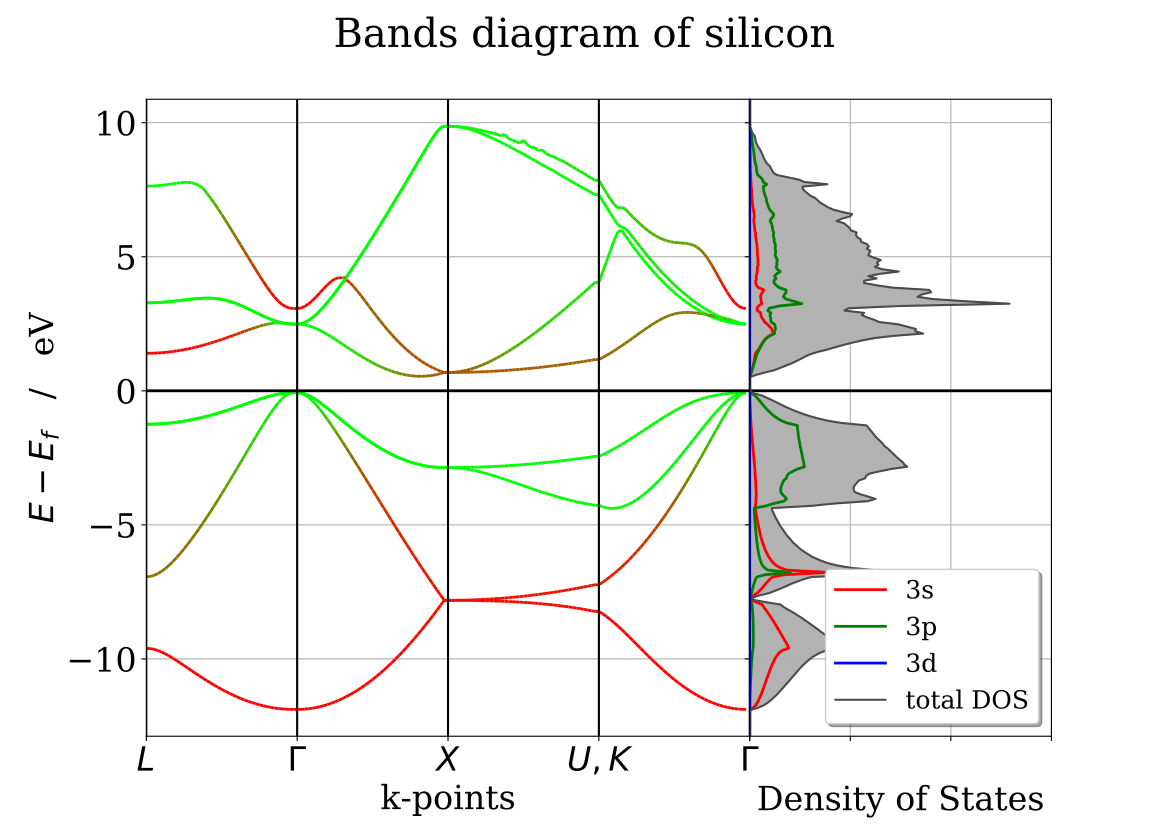

Python code for this plot:
#!/usr/bin/env python
# -*- coding=utf-8 -*-

import sys
import numpy as np

import matplotlib.pyplot as plt
from matplotlib.collections import LineCollection
from matplotlib.gridspec import GridSpec

from pymatgen.io.vasp.outputs import Vasprun
from pymatgen.electronic_structure.core import Spin, OrbitalType


def rgbline(ax, k, e, red, green, blue, alpha=1.):
    # creation of segments based on
    # http://nbviewer.ipython.org/urls/raw.github.com/dpsanders/matplotlib-examples/master/colorline.ipynb
    pts = np.array([k, e]).T.reshape(-1, 1, 2)
    seg = np.concatenate([pts[:-1], pts[1:]], axis=1)

    nseg = len(k) - 1
    r = [0.5 * (red[i] + red[i + 1]) for i in range(nseg)]
    g = [0.5 * (green[i] + green[i + 1]) for i in range(nseg)]
    b = [0.5 * (blue[i] + blue[i + 1]) for i in range(nseg)]
    a = np.ones(nseg, np.float) * alpha
    lc = LineCollection(seg, colors=list(zip(r, g, b, a)), linewidth=2)
    ax.add_collection(lc)

if __name__ == "__main__":
    # read data
    # ---------

    # kpoints labels
    labels = [r"$L$", r"$\Gamma$", r"$X$", r"$U,K$", r"$\Gamma$"]

    # density of states
    dosrun = Vasprun("./DOS/vasprun.xml")
    spd_dos = dosrun.complete_dos.get_spd_dos()

    # bands
    run = Vasprun("./Bandes/vasprun.xml", parse_projected_eigen=True)
    bands = run.get_band_structure("./Bandes/KPOINTS",
                                   line_mode=True,
                                   efermi=dosrun.efermi)

    # set up matplotlib plot
    # ----------------------

    # general options for plot
    font = {'family': 'serif', 'size': 24}
    plt.rc('font', **font)

    # set up 2 graph with aspec ration 2/1
    # plot 1: bands diagram
    # plot 2: Density of States
    gs = GridSpec(1, 2, width_ratios=[2, 1])
    fig = plt.figure(figsize=(11.69, 8.27))
    fig.suptitle("Bands diagram of silicon")
    ax1 = plt.subplot(gs[0])
    ax2 = plt.subplot(gs[1])  # , sharey=ax1)

    # set ylim for the plot
    # ---------------------
    emin = 1e100
    emax = -1e100
    for spin in bands.bands.keys():
        for b in range(bands.nb_bands):
            emin = min(emin, min(bands.bands[spin][b]))
            emax = max(emax, max(bands.bands[spin][b]))

    emin -= bands.efermi + 1
    emax -= bands.efermi - 1
    ax1.set_ylim(emin, emax)
    ax2.set_ylim(emin, emax)

    # Band Diagram
    # ------------
    name = "Si"
    pbands = bands.get_projections_on_elements_and_orbitals({name: ["s", "p", "d"]})

    # compute s, p, d normalized contributions
    contrib = np.zeros((bands.nb_bands, len(bands.kpoints), 3))
    for b in range(bands.nb_bands):
        for k in range(len(bands.kpoints)):
            sc = pbands[Spin.up][b][k][name]["s"]**2
            pc = pbands[Spin.up][b][k][name]["p"]**2
            dc = pbands[Spin.up][b][k][name]["d"]**2
            tot = sc + pc + dc
            if tot != 0.0:
                contrib[b, k, 0] = sc / tot
                contrib[b, k, 1] = pc / tot
                contrib[b, k, 2] = dc / tot

    # plot bands using rgb mapping
    for b in range(bands.nb_bands):
        rgbline(ax1,
                range(len(bands.kpoints)),
                [e - bands.efermi for e in bands.bands[Spin.up][b]],
                contrib[b, :, 0],
                contrib[b, :, 1],
                contrib[b, :, 2])

    # style
    ax1.set_xlabel("k-points")
    ax1.set_ylabel(r"$E - E_f$   /   eV")
    ax1.grid()

    # fermi level at 0
    ax1.hlines(y=0, xmin=0, xmax=len(bands.kpoints), color="k", lw=2)

    # labels
    nlabs = len(labels)
    step = len(bands.kpoints) / (nlabs - 1)
    for i, lab in enumerate(labels):
        ax1.vlines(i * step, emin, emax, "k")
    ax1.set_xticks([i * step for i in range(nlabs)])
    ax1.set_xticklabels(labels)

    ax1.set_xlim(0, len(bands.kpoints))
    #ax1.set_title("Bands diagram")

    # Density of states
    # -----------------

    ax2.set_yticklabels([])
    ax2.grid()
    ax2.set_xlim(1e-6, 3)
    ax2.set_xticklabels([])
    ax2.hlines(y=0, xmin=0, xmax=8, color="k", lw=2)
    ax2.set_xlabel("Density of States", labelpad=28)
    #ax2.set_title("Density of States")

    # spd contribution
    ax2.plot(spd_dos[OrbitalType.s].densities[Spin.up],
             dosrun.tdos.energies - dosrun.efermi,
             "r-", label="3s", lw=2)
    ax2.plot(spd_dos[OrbitalType.p].densities[Spin.up],
             dosrun.tdos.energies - dosrun.efermi,
             "g-", label="3p", lw=2)
    ax2.plot(spd_dos[OrbitalType.d].densities[Spin.up],
             dosrun.tdos.energies - dosrun.efermi,
             "b-", label="3d", lw=2)

    # total dos
    ax2.fill_between(dosrun.tdos.densities[Spin.up],
                     0,
                     dosrun.tdos.energies - dosrun.efermi,
                     color=(0.7, 0.7, 0.7),
                     facecolor=(0.7, 0.7, 0.7))

    ax2.plot(dosrun.tdos.densities[Spin.up],
             dosrun.tdos.energies - dosrun.efermi,
             color=(0.3, 0.3, 0.3),
             label="total DOS")

    # plot format style
    # -----------------
    ax2.legend(fancybox=True, shadow=True, prop={'size': 18})
    plt.subplots_adjust(wspace=0)

    # plt.show()
    plt.savefig(sys.argv[0].strip(".py") + ".pdf", format="pdf")
